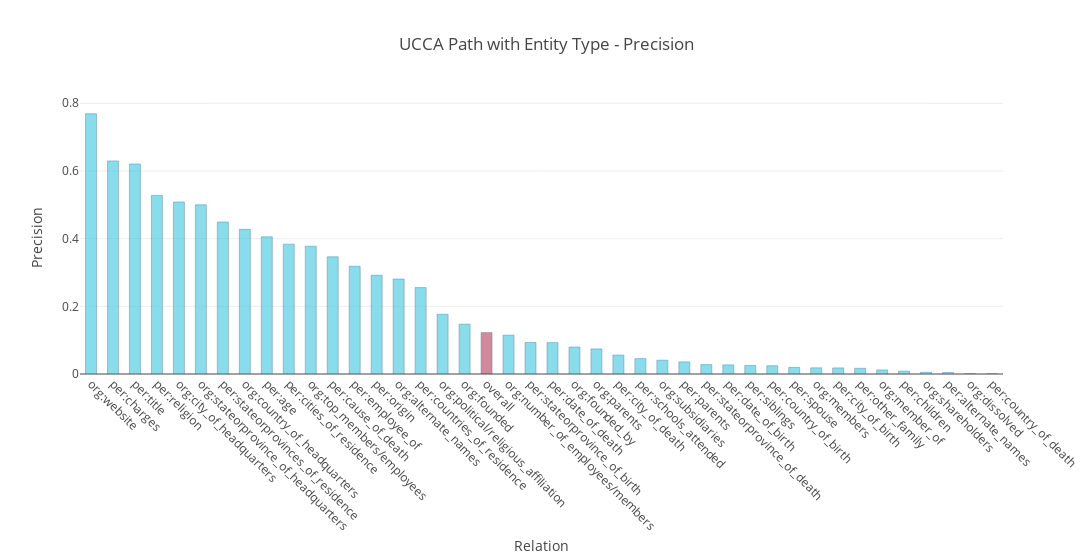

The notebook cell saved with this chart:
### Code cell
import plotly.graph_objs as go

overall_index = next(i for (i, (relation, score)) in enumerate(stats) if relation == 'overall')

colors = ['rgb(58,200,225)'] * len(stats)
colors[overall_index] = 'rgb(181,59,89)'


trace1 = go.Bar(
    x=[stat[0] for stat in stats],
    y=[stat[1] for stat in stats],
    name='Precision',
    width=0.5,
    marker=dict(
        color=colors,
        line=dict(
            color='rgb(8,48,107)',
            width=0.5),
        ),
    opacity=0.6
)

data = [trace1]
layout = go.Layout(
    title='UCCA Path with Entity Type - Precision',
    xaxis_title="Relation",
    yaxis_title="Precision ",        
    barmode='overlay',
    width=1200,
    xaxis = go.layout.XAxis(
        tickangle = 45,
        automargin = True
        
    )
    
        
)

fig = go.Figure(data=data, layout=layout)
iplot(fig)

### Figure 1 — Plotly figure (JSON) as saved in the notebook; plotly's stock layout.template omitted (floating-point values rounded to 4 significant figures)
{"data": [{"marker": {"color": ["rgb(58,200,225)", "rgb(58,200,225)", "rgb(58,200,225)", "rgb(58,200,225)", "rgb(58,200,225)", "rgb(58,200,225)", "rgb(58,200,225)", "rgb(58,200,225)", "rgb(58,200,225)", "rgb(58,200,225)", "rgb(58,200,225)", "rgb(58,200,225)", "rgb(58,200,225)", "rgb(58,200,225)", "rgb(58,200,225)", "rgb(58,200,225)", "rgb(58,200,225)", "rgb(58,200,225)", "rgb(181,59,89)", "rgb(58,200,225)", "rgb(58,200,225)", "rgb(58,200,225)", "rgb(58,200,225)", "rgb(58,200,225)", "rgb(58,200,225)", "rgb(58,200,225)", "rgb(58,200,225)", "rgb(58,200,225)", "rgb(58,200,225)", "rgb(58,200,225)", "rgb(58,200,225)", "rgb(58,200,225)", "rgb(58,200,225)", "rgb(58,200,225)", "rgb(58,200,225)", "rgb(58,200,225)", "rgb(58,200,225)", "rgb(58,200,225)", "rgb(58,200,225)", "rgb(58,200,225)", "rgb(58,200,225)", "rgb(58,200,225)"], "line": {"color": "rgb(8,48,107)", "width": 0.5}}, "name": "Precision", "opacity": 0.6, "type": "bar", "uid": "28828a83-521c-4eb8-b330-e00518be4355", "width": 0.5, "x": ["org:website", "per:charges", "per:title", "per:religion", "org:city_of_headquarters", "org:stateorprovince_of_headquarters", "per:stateorprovinces_of_residence", "org:country_of_headquarters", "per:age", "per:cities_of_residence", "org:top_members/employees", "per:cause_of_death", "per:employee_of", "per:origin", "org:alternate_names", "per:countries_of_residence", "org:political/religious_affiliation", "org:founded", "overall", "org:number_of_employees/members", "per:stateorprovince_of_birth", "per:date_of_death", "org:founded_by", "org:parents", "per:city_of_death", "per:schools_attended", "org:subsidiaries", "per:parents", "per:stateorprovince_of_death", "per:date_of_birth", "per:siblings", "per:country_of_birth", "per:spouse", "org:members", "per:city_of_birth", "per:other_family", "org:member_of", "per:children", "org:shareholders", "per:alternate_names", "org:dissolved", "per:country_of_death"], "y": [0.7692, 0.6296, 0.6207, 0.5278, 0.5083, 0.5, 0.4492, 0.4275, 0.4054, 0.3836, 0.3776, 0.3462, 0.3185, 0.2917, 0.2805, 0.2553, 0.1765, 0.1472, 0.1225, 0.1148, 0.093, 0.0928, 0.0796, 0.0741, 0.0559, 0.0455, 0.0408, 0.0359, 0.0278, 0.027, 0.0251, 0.0244, 0.0196, 0.0183, 0.018, 0.0169, 0.012, 0.0084, 0.0051, 0.0044, 0, 0]}], "layout": {"barmode": "overlay", "title": {"text": "UCCA Path with Entity Type - Precision"}, "width": 1200, "xaxis": {"automargin": true, "tickangle": 45, "title": {"text": "Relation"}}, "yaxis": {"title": {"text": "Precision "}}}}
